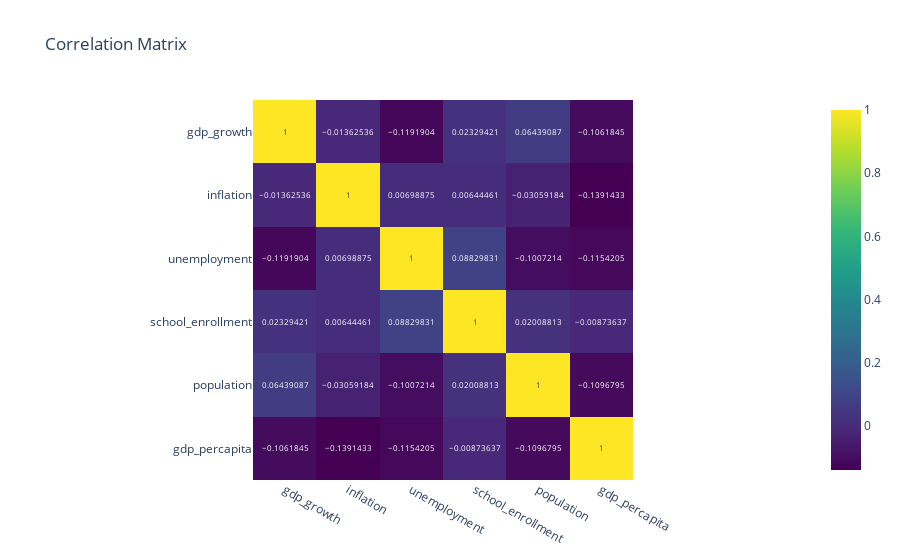

The notebook cell this image was saved under:
### Code cell
corr = df[['gdp_growth', 'inflation', 'unemployment', 'school_enrollment', 'population', 'gdp_percapita']].corr()
fig = px.imshow(corr, text_auto=True, title='Correlation Matrix', color_continuous_scale='Viridis')
fig.show()

### Figure 1 — Plotly figure (JSON) as saved in the notebook; plotly's stock layout.template omitted (floating-point values rounded to 4 significant figures)
{"data": [{"coloraxis": "coloraxis", "hovertemplate": "x: %{x}<br>y: %{y}<br>color: %{z}<extra></extra>", "name": "0", "texttemplate": "%{z}", "type": "heatmap", "x": ["gdp_growth", "inflation", "unemployment", "school_enrollment", "population", "gdp_percapita"], "xaxis": "x", "y": ["gdp_growth", "inflation", "unemployment", "school_enrollment", "population", "gdp_percapita"], "yaxis": "y", "z": [[1.0, -0.01363, -0.1192, 0.02329, 0.06439, -0.1062], [-0.01363, 1.0, 0.006989, 0.006445, -0.03059, -0.1391], [-0.1192, 0.006989, 1.0, 0.0883, -0.1007, -0.1154], [0.02329, 0.006445, 0.0883, 1.0, 0.02009, -0.008736], [0.06439, -0.03059, -0.1007, 0.02009, 1.0, -0.1097], [-0.1062, -0.1391, -0.1154, -0.008736, -0.1097, 1.0]]}], "layout": {"coloraxis": {"colorscale": [[0, "#440154"], [0.1111, "#482878"], [0.2222, "#3e4989"], [0.3333, "#31688e"], [0.4444, "#26828e"], [0.5556, "#1f9e89"], [0.6667, "#35b779"], [0.7778, "#6ece58"], [0.8889, "#b5de2b"], [1, "#fde725"]]}, "title": {"text": "Correlation Matrix"}, "xaxis": {"anchor": "y", "constrain": "domain", "domain": [0, 1], "scaleanchor": "y"}, "yaxis": {"anchor": "x", "autorange": "reversed", "constrain": "domain", "domain": [0, 1]}}}
